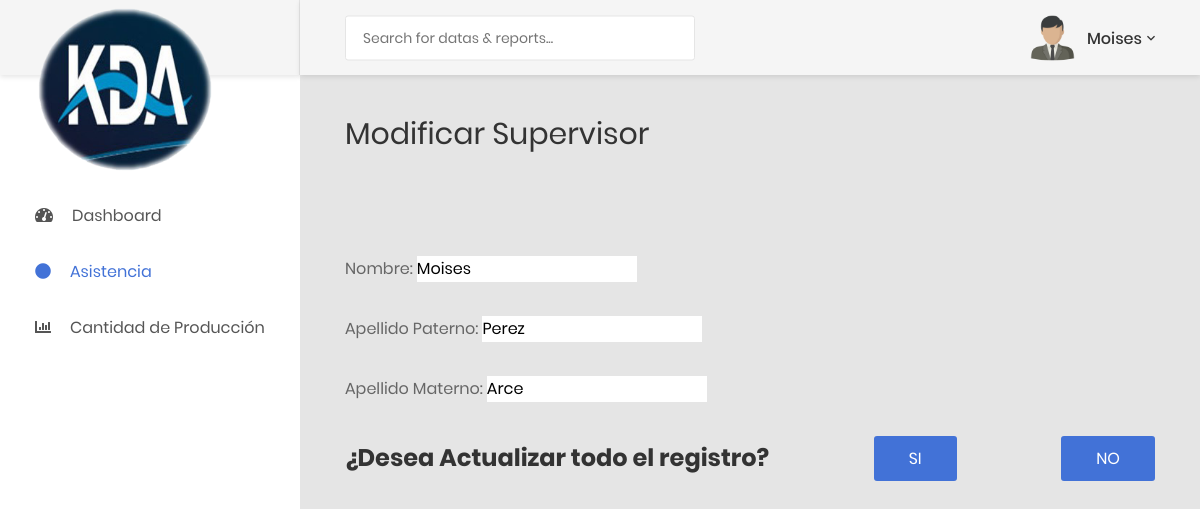
Page /panel/modificar_supervisor.php?id=2 (signed in) on the earlier database version.
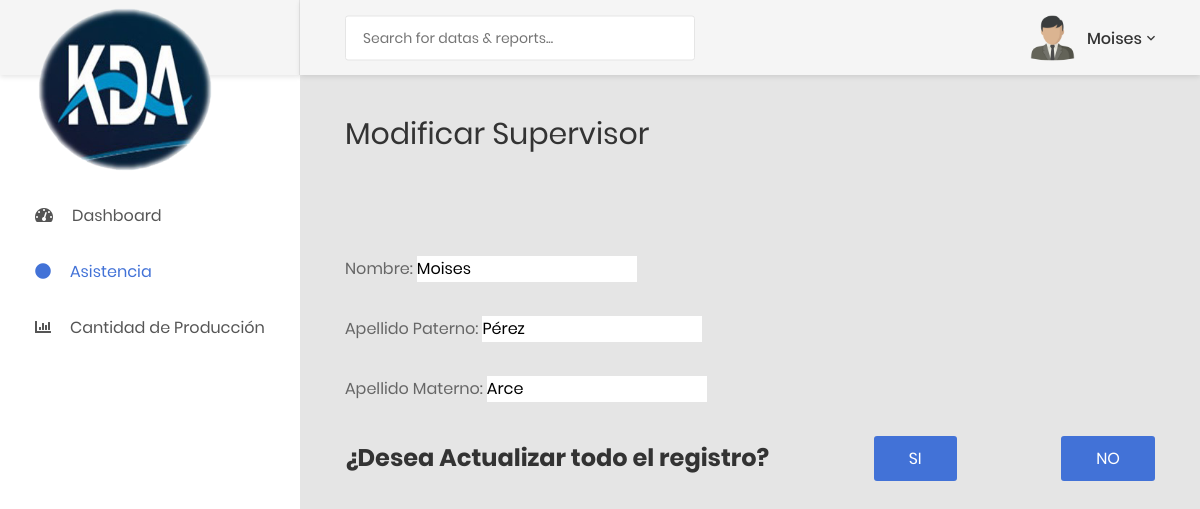
Same page on the later database version.
### tables this page shows
CREATE TABLE `supervisor` (
  `id_supervisor` int(11) NOT NULL,
  `Nombre` varchar(45) NOT NULL,
  `ap_paterno` varchar(45) DEFAULT NULL,
  `ap_materno` varchar(45) DEFAULT NULL,
  `hrs_trabajadas` varchar(65) NOT NULL,
  `No_linea` varchar(30) NOT NULL
);

### panel/modificar_supervisor.php (the view, shortened to what the changed rows need)
<!DOCTYPE html>
<html lang="en">
<head>
    <link href="../css/font-face.css" rel="stylesheet" media="all">
    <link href="../vendor/font-awesome-4.7/css/font-awesome.min.css" rel="stylesheet" media="all">
    <link href="../vendor/font-awesome-5/css/fontawesome-all.min.css" rel="stylesheet" media="all">
    <link href="../vendor/mdi-font/css/material-design-iconic-font.min.css" rel="stylesheet" media="all">
    <link href="../vendor/bootstrap-4.1/bootstrap.min.css" rel="stylesheet" media="all">
    <link href="../vendor/animsition/animsition.min.css" rel="stylesheet" media="all">
    <link href="../vendor/bootstrap-progressbar/bootstrap-progressbar-3.3.4.min.css" rel="stylesheet" media="all">
    <link href="../vendor/wow/animate.css" rel="stylesheet" media="all">
    <link href="../vendor/css-hamburgers/hamburgers.min.css" rel="stylesheet" media="all">
    <link href="../vendor/slick/slick.css" rel="stylesheet" media="all">
    <link href="../vendor/select2/select2.min.css" rel="stylesheet" media="all">
    <link href="../vendor/perfect-scrollbar/perfect-scrollbar.css" rel="stylesheet" media="all">
    <link href="../css/theme.css" rel="stylesheet" media="all">
    <link href="../css/style.css" rel="stylesheet" media="all">
</head>
<body class="animsition">
    <div class="page-wrapper">
        <div class="page-container">
            <div class="main-content">
                <div class="section__content section__content--p30">
                    <div class="container-fluid">
                        <div class="row">
                            <div class="col-md-12">
                                <div class="overview-wrap">
                                    <h2 class="title-1">Modificar Supervisor</h2>
                                </div>
                            </div>
                        </div>
						<div>
							<?php
								include("../adm/conexion.php");
								$id_g=$_GET['id'];
								$consulta_genero=mysqli_query($conexion,"select * from supervisor where id_supervisor='$id_g';");
								while($r=mysqli_fetch_array($consulta_genero)){
									$nomemp=$r[1];
									$app=$r[2];
									$apm=$r[3];
								}
							?>
							<br><br>
							<form method="POST">
									<br><br>
									<label>Nombre: </label>	<input type="text" name="nomemp" value="<?php echo $nomemp; ?>" style="width:220px" placeholder="	Nombre_Proveedor"/>
									<br><br>
									<label>Apellido Paterno: </label>	<input type="text" name="app" value="<?php echo $app; ?>" style="width:220px"  placeholder="	Nombre_Proveedor"/>
									<br><br>
									<label>Apellido Materno: </label>	<input type="text" name="apm" value="<?php echo $apm; ?>" style="width:220px"  placeholder="	Nombre_Proveedor"/>
									<br><br>
									<div class="overview-wrap">
										<h3>¿Desea Actualizar todo el registro?</h3>
										<button type="submit" class="au-btn au-btn-icon au-btn--blue" name="Si" value="Guardar">
										</button>
										<button type="button" class="au-btn au-btn-icon au-btn--blue" name="no" value="no" onclick="javascript:window.location='ver_supervisor.php';">
										</button>
									</div>
							</form>
						</div>
						<br>
                    </div>
                </div>
            </div>
        </div>
    </div>
</body>
</html>

Differences in the rows shown:
changed supervisor "Moises": app "Perez" → "Pérez"
